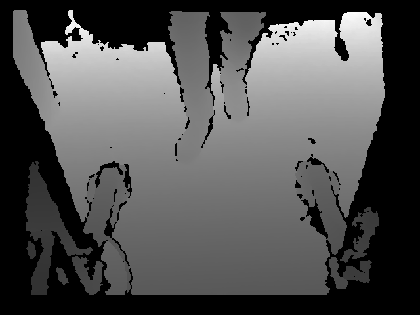
%> input picture gait/gait_depth_oneimage.png, 420 x 315 px, shrunk from 640 x 480 before the run
$ octave detectFeet.m   (GNU Octave 9; MATLAB toolbox functions it lacks are replaced by stand-ins)
%> lines starting %> are read from the running program, lines starting %| are printed output that depends on the picture; in (x1, y1, x2, y2) boxes, pixels count from 0 and x2, y2 are one past the last pixel; in counts of white or black regions, pixels touching at a corner belong together; the program's own positions count from 1
### old_stuf/detectFeetMain.m
function [imagemFinal] = detectFeetMain(original,depth)
figure;
imgSize = size(depth);
depthCrop = depth(imgSize(1)/4-20 :imgSize(1)*3/4-50,imgSize(2)*3/8 :imgSize(2)*5/8);
subplot(1,2,1);
imshow(mat2gray(depthCrop));
title('Imagem depth já recortada');
newImage = removeBackground(depthCrop);
subplot(1,2,2);
imshow(mat2gray(newImage));
title('Remoção do chão e pernas');

newImage = controloMorfologico(newImage);

figure;
imshow(original); hold on;
imgSize = size(original);
padding = [imgSize(1)/4-20, imgSize(2)*3/8];


[B,L,N] = bwboundaries(newImage);
left = B{1} + padding;
plot(left(:,2), left(:,1), 'g','LineWidth',1);
right = B{2} + padding;
plot(right(:,2), right(:,1), 'r','LineWidth',1);

[~,indice] = min(left(:,1));
ponta_esquerda = left(indice,:);
plot(ponta_esquerda(2),ponta_esquerda(1),'s');

[~,indice] = max(left(:,1));
tornozelo_esquerdo = left(indice,:);
plot(tornozelo_esquerdo(2),tornozelo_esquerdo(1),'s');

[~,indice] = min(right(:,1));
ponta_direita = right(indice,:);
plot(ponta_direita(2),ponta_direita(1),'s');

[~,indice] = max(right(:,1));
tornozelo_direito = right(indice,:);
plot(tornozelo_direito(2),tornozelo_direito(1),'s');


imagemFinal = newImage;
end


function noBackground = removeBackground(depthCrop)
[sizeCropX,sizeCropY] = size(depthCrop);
for i = 0:5
    delta(i+1) = mean(depthCrop(sizeCropX-(i+1),:))- mean(depthCrop(sizeCropX-i,:));
end

deltaD = mean(delta);
newImage = depthCrop;
mean(depthCrop(sizeCropX-1,:))
for i=1:sizeCropX
    k = sizeCropX - i +1;
    dmax = (i)*deltaD + mean(depthCrop(sizeCropX,:));
    dmin = dmax - 200;
    for j = 1:sizeCropY
        if(newImage(k,j)>=dmax-10 || newImage(k,j)<dmin )
            newImage(k,j)=0;
        end
    end

end

noBackground = newImage;

end


function extracao = controloMorfologico(newImage)
figure;
%erode para apagar as linhas no canto inferior direito
se=strel('disk',2,6);
%se = strel('square', 5)
newImage = imerode(newImage, se);
subplot(1,4,1);
imshow(mat2gray(newImage));
title('Erode');

se=strel('disk',15,0);
%se=strel('line',5,90);
newImage=imclose(newImage,se);
subplot(1,4,2);
imshow(mat2gray(newImage));
title('Close');
%%
se=strel('disk',2,6);
newImage=imdilate(newImage,se);
subplot(1,4,3);
imshow(mat2gray(newImage));
title('Dilate');
%%
se=strel('disk',2,0);
%se = strel('square', 5)
newImage = imerode(newImage, se);
newImage = imerode(newImage, se);
newImage = imerode(newImage, se);
newImage = imerode(newImage, se);
newImage=imdilate(newImage,se);
newImage=imdilate(newImage,se);
newImage=imdilate(newImage,se);
newImage=imdilate(newImage,se);
subplot(1,4,4);
imshow(mat2gray(newImage));
title('4xErode - 4xdilate');
extracao = newImage;
end

### old_stuf/detectFeet.m
%% carregar imagens depth
depth = imread("gait/gait_depth_oneimage.png");
%> depth is the input picture: size 315x420 uint16; min 0, max 2721, mean 877.5
color = imread("gait/gait_RGB_oneimage.png");
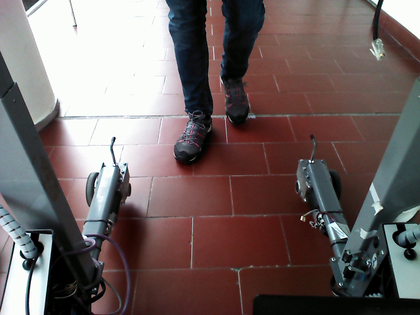
%> input picture gait/gait_RGB_oneimage.png, 420 x 315 px, shrunk from 640 x 480 before the run
%> color is the input picture: size 315x420x3 uint8; mean R, G, B 113.9, 100.7, 99.5

imagemFinal = detectFeetMain(rgb2gray(color),depth);
%> in detectFeetMain, `imshow(mat2gray(depthCrop));`:
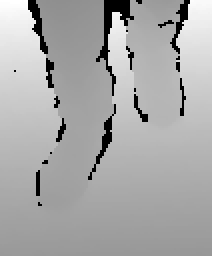
%> displayed picture: size 128x106, on the screen's scale of 0 to 255 (shown 2 times larger); min 0, max 255, mean 168.2
%> after the loop in removeBackground, `for i = 0:5`: delta = [2.06 4.51 2.15 7.34 1.85 4.91]
%> in removeBackground, `deltaD = mean(delta);`: deltaD = 3.8
%> in removeBackground, `mean(depthCrop(sizeCropX-1,:))`: ans = 1273.9
%> the loop in removeBackground, `for i=1:sizeCropX` made 128 passes
%> (dmax, dmin) on passes 1 to 12: (1275.7, 1075.7), (1279.5, 1079.5), (1283.3, 1083.3), (1287.1, 1087.1), (1290.9, 1090.9), (1294.7, 1094.7), (1298.5, 1098.5), (1302.3, 1102.3), (1306.1, 1106.1), (1309.9, 1109.9), (1313.7, 1113.7), (1317.5, 1117.5)
%> in controloMorfologico, `imshow(mat2gray(newImage));`:
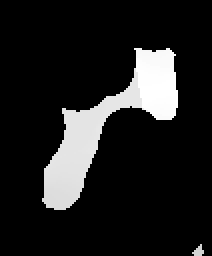
%> displayed picture: size 128x106, on the screen's scale of 0 to 255 (shown 2 times larger); min 0, max 255, mean 31.5
%> in controloMorfologico, `imshow(mat2gray(newImage));`:
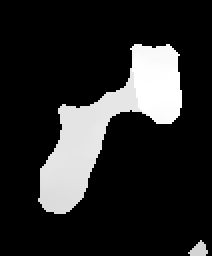
%> displayed picture: size 128x106, on the screen's scale of 0 to 255 (shown 2 times larger); min 0, max 255, mean 40.6
%> in controloMorfologico, `imshow(mat2gray(newImage));`:
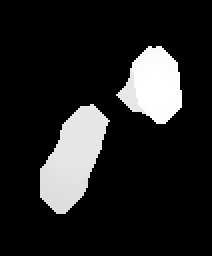
%> displayed picture: size 128x106, on the screen's scale of 0 to 255 (shown 2 times larger); min 0, max 255, mean 34.3
%> in detectFeetMain, `imshow(original)`:
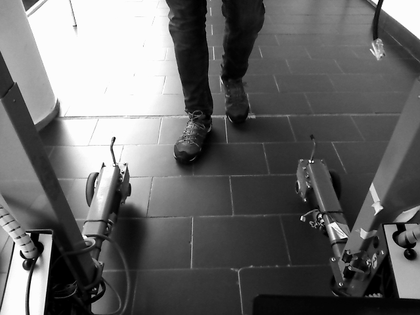
%> displayed picture: size 315x420, on the screen's scale of 0 to 255; min 0, max 255, mean 104.5
%> in detectFeetMain, `[B,L,N] = bwboundaries(newImage);`: B = 2 boundaries; box (x1, y1, x2, y2) and points: (20, 52, 55, 107) 118, (58, 23, 91, 62) 93; N = 2
%> in detectFeetMain, `left = B{1} + padding;`: left = 118 rows, first 12: [143.8 178.5; 142.8 179.5; 141.8 180.5; 140.8 181.5; 139.8 181.5; 138.8 182.5; 137.8 182.5; 136.8 183.5; 135.8 184.5; 134.8 185.5; 133.8 185.5; 132.8 186.5]
%> in detectFeetMain, `right = B{2} + padding;`: right = 93 rows, first 12: [106.8 216.5; 105.8 217.5; 104.8 218.5; 103.8 219.5; 102.8 220.5; 101.8 221.5; 100.8 221.5; 99.75 222.5; 98.75 222.5; 97.75 223.5; 96.75 223.5; 95.75 223.5]
%> in detectFeetMain, `[~,indice] = min(left(:,1));`: indice = 37
%> in detectFeetMain, `ponta_esquerda = left(indice,:);`: ponta_esquerda = [111.8 203.5]
%> in detectFeetMain, `[~,indice] = max(left(:,1));`: indice = 92
%> in detectFeetMain, `tornozelo_esquerdo = left(indice,:);`: tornozelo_esquerdo = [165.8 190.5]
%> in detectFeetMain, `[~,indice] = min(right(:,1));`: indice = 25
%> in detectFeetMain, `ponta_direita = right(indice,:);`: ponta_direita = [82.75 232.5]
%> in detectFeetMain, `[~,indice] = max(right(:,1));`: indice = 69
%> in detectFeetMain, `tornozelo_direito = right(indice,:);`: tornozelo_direito = [120.8 240.5]
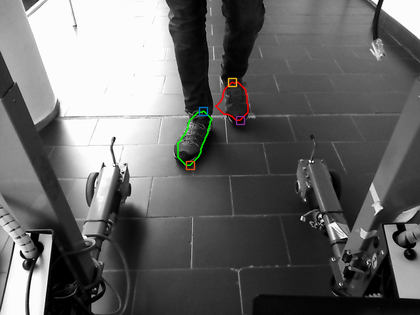
%> figure redrawn from the program's plot data
